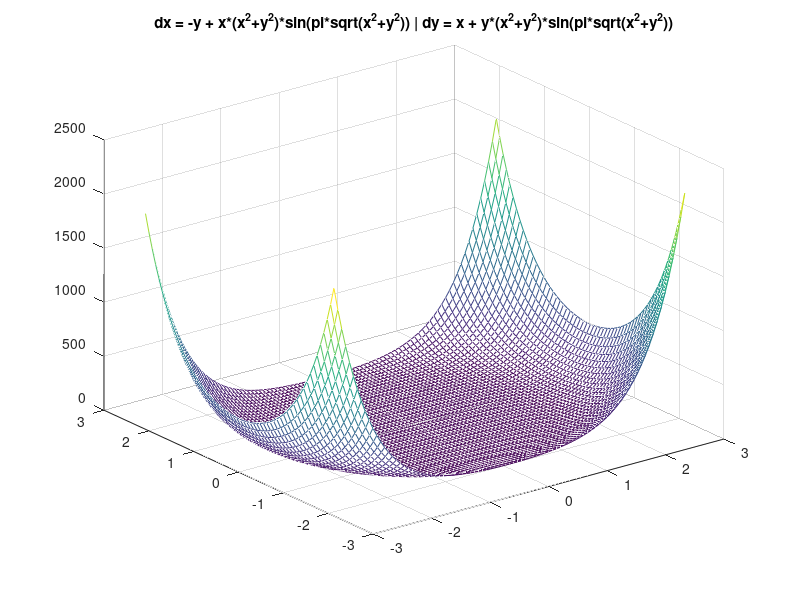

The MATLAB source for this figure:
clear;clc;close all;

htmlcolor = @(r,g,b) [r/255, g/255, b/255];

NUMCOLORS=11;
colors = [
htmlcolor(0,12,19);
htmlcolor(0, 18, 25);
htmlcolor(0, 95, 115);
htmlcolor(10, 147, 150);
htmlcolor(148, 210, 189);
htmlcolor(233, 216, 166);
htmlcolor(238, 155, 0);
htmlcolor(202, 103, 2);
htmlcolor(187, 62, 3);
htmlcolor(174, 32, 18);
htmlcolor(155, 34, 38)];


nxsteps=30;
nysteps=15;
Ox = 0;
Oy = 0;
xsize = 2;
ysize = xsize/1.7777778;
xstep = xsize/nxsteps;
ystep = ysize/nysteps;
x1 = Ox-xsize-1
x2 = Ox+xsize+1
y1 = Oy-ysize-1
y2 = Oy+ysize+1

% Plot the quiver graph

[x, y] = meshgrid(x1:xstep:x2, y1:ystep:y2);

% Equation 5.5 (page 122) 
%dx = @(x,y) -x + y;
%dy = @(x,y) -x - y;

% Equation 5.4 (page 122)
%dx = @(x,y) -x + y - x .* (y - x);
%dy = @(x,y) -x - y + 2 .* x.^2 .* y;

% Equation 5.14 (page 128)
%dx = @(x,y) y;
%dy = @(x,y) x - y + x .* (x - 2 .* y);

% Equation 5.17 (page 130)
dx = @(x,y) -y + x .* (x.^2+y.^2) .* sin(pi\sqrt(x.^2+y.^2));
dy = @(x,y)  x + y .* (x.^2+y.^2) .* sin(pi\sqrt(x.^2+y.^2));

% Equation 6.1 (page 132) cardioid shaped
%dx = @(x,y) -x + y .^ 2;
%dy = @(x,y) -y - x .* y;

% Equation 7.1 (page 141) origin repulses toward steady state circle
%dx = @(x,y)  x + y - x .* (x.^2 + y.^2);
%dy = @(x,y) -x + y - y .* (x.^2 + y.^2);

% Equation () Lotka-Volterra Competition
%alpha1 = 0.1; %% growth rate of thing 1.
%alpha2 = 0.1; %% growth rate of thing 2.
%K1 = 1500;    %% carrying capacity of thing 1.
%K2 = 1000;    %% carrying capacity of thing 2.
%lambda1 = 1;
%lambda2 = 2;
%beta1 = alpha1 / K1;
%beta2 = alpha2 / K2;
%dx = @(x,y) beta1 .* x .* (K1 - x - lambda1 .* y);
%dy = @(x,y) beta2 .* y .* (K2 - y - lambda2 .* x);

h = figure();

u = dx(x, y);
v = dy(x, y);
## Vector field
#quiver(x, y, u, v, "color", [ 0.5, 0.5, 0.5])
## Scalar field
z = (u.^2 + v.^2);
mesh(x, y, z)
title ("quiver plot");
view(3)
#axis ([x1, x2, y1, y2]);

hold on

##ntime = 50;
##nsteps = ntime*100;
##dt = ntime / nsteps;
##xi = zeros(nsteps,1);
##yi = zeros(nsteps,1);
##
##for j = 1:125
##  curx = (rand(1) * 2 - 1) * xsize * 1.25;
##  cury = (rand(1) * 2 - 1) * ysize * 1.25;
##  for i = 1:nsteps
##    xi(i) = curx;
##    yi(i) = cury;
##    curx += dt * dx(curx, cury);
##    cury += dt * dy(curx, cury);
##  end
##  ci = mod(j,NUMCOLORS)+1;
##  curcolor = [colors(ci, 1), colors(ci, 2), colors(ci, 3)];
##  plot(xi, yi, "color", curcolor)
##  s1 = "plot (";
##  s1 = strcat(s1, num2str(j));
##  s1 = strcat(s1, "/1000)");
##  title (s1)
##  axis ([x1, x2, y1, y2]);
##  refresh
##end

title("dx = -y + x*(x^2+y^2)*sin(pi*sqrt(x^2+y^2)) | dy = x + y*(x^2+y^2)*sin(pi*sqrt(x^2+y^2))")
dpi = 300;
set(h, "papersize", [ xsize * dpi, ysize * dpi ]);
print -dpng "-FPragmataPro:14" "-S1920,1080" figure1.png
